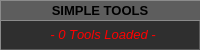
      <widget class="QWidget" name="wgSimpleTools" native="true">
       <property name="minimumSize">
        <size>
         <width>0</width>
         <height>50</height>
        </size>
       </property>
       <property name="maximumSize">
        <size>
         <width>16777215</width>
         <height>50</height>
        </size>
       </property>
       <property name="styleSheet">
        <string notr="true">border-style: outset;
border-width: 1px;
border-color: rgb(93, 93, 93);</string>
       </property>
       <layout class="QHBoxLayout" name="horizontalLayout_19">
        <property name="spacing">
         <number>0</number>
        </property>
        <property name="leftMargin">
         <number>0</number>
        </property>
        <property name="topMargin">
         <number>0</number>
        </property>
        <property name="rightMargin">
         <number>0</number>
        </property>
        <property name="bottomMargin">
         <number>0</number>
        </property>
        <item>
         <layout class="QVBoxLayout" name="verLaySimpleTools" stretch="0">
          <property name="spacing">
           <number>0</number>
          </property>
          <property name="leftMargin">
           <number>0</number>
          </property>
          <property name="topMargin">
           <number>0</number>
          </property>
          <property name="rightMargin">
           <number>0</number>
          </property>
          <property name="bottomMargin">
           <number>0</number>
          </property>
          <item>
           <widget class="QWidget" name="wgSimpleTools_2" native="true">
            <property name="styleSheet">
             <string notr="true">background-color: rgb(47, 47, 47);</string>
            </property>
            <layout class="QHBoxLayout" name="horizontalLayout_20">
             <property name="spacing">
              <number>0</number>
             </property>
             <property name="leftMargin">
              <number>0</number>
             </property>
             <property name="topMargin">
              <number>0</number>
             </property>
             <property name="rightMargin">
              <number>0</number>
             </property>
             <property name="bottomMargin">
              <number>0</number>
             </property>
             <item>
              <layout class="QVBoxLayout" name="verLaySimpleTools_2">
               <property name="spacing">
                <number>0</number>
               </property>
               <property name="leftMargin">
                <number>0</number>
               </property>
               <property name="topMargin">
                <number>0</number>
               </property>
               <property name="rightMargin">
                <number>0</number>
               </property>
               <property name="bottomMargin">
                <number>0</number>
               </property>
               <item>
                <widget class="QLabel" name="lblGridSimpleTools">
                 <property name="minimumSize">
                  <size>
                   <width>0</width>
                   <height>20</height>
                  </size>
                 </property>
                 <property name="maximumSize">
                  <size>
                   <width>16777215</width>
                   <height>20</height>
                  </size>
                 </property>
                 <property name="font">
                  <font>
                   <pointsize>10</pointsize>
                   <weight>75</weight>
                   <bold>true</bold>
                   <underline>false</underline>
                  </font>
                 </property>
                 <property name="styleSheet">
                  <string notr="true">background-color: rgb(93, 93, 93);
border-width: 1px;
</string>
                 </property>
                 <property name="text">
                  <string>SIMPLE TOOLS</string>
                 </property>
                 <property name="alignment">
                  <set>Qt::AlignCenter</set>
                 </property>
                </widget>
               </item>
               <item>
                <widget class="QWidget" name="wgSimpleTools_3" native="true">
                 <property name="styleSheet">
                  <string notr="true"/>
                 </property>
                 <layout class="QHBoxLayout" name="horizontalLayout_21">
                  <property name="spacing">
                   <number>0</number>
                  </property>
                  <property name="leftMargin">
                   <number>0</number>
                  </property>
                  <property name="topMargin">
                   <number>0</number>
                  </property>
                  <property name="rightMargin">
                   <number>0</number>
                  </property>
                  <property name="bottomMargin">
                   <number>0</number>
                  </property>
                  <item>
                   <layout class="QVBoxLayout" name="verLaySimpleTools_3">
                    <property name="spacing">
                     <number>0</number>
                    </property>
                    <property name="leftMargin">
                     <number>10</number>
                    </property>
                    <property name="topMargin">
                     <number>4</number>
                    </property>
                    <property name="rightMargin">
                     <number>4</number>
                    </property>
                    <property name="bottomMargin">
                     <number>4</number>
                    </property>
                    <item alignment="Qt::AlignTop">
                     <widget class="QLabel" name="lblLoadedSimpleTools">
                      <property name="minimumSize">
                       <size>
                        <width>0</width>
                        <height>20</height>
                       </size>
                      </property>
                      <property name="maximumSize">
                       <size>
                        <width>16777209</width>
                        <height>20</height>
                       </size>
                      </property>
                      <property name="font">
                       <font>
                        <pointsize>10</pointsize>
                        <weight>50</weight>
                        <italic>true</italic>
                        <bold>false</bold>
                        <strikeout>false</strikeout>
                        <stylestrategy>PreferDefault</stylestrategy>
                        <kerning>false</kerning>
                       </font>
                      </property>
                      <property name="styleSheet">
                       <string notr="true">color: rgb(255, 0, 0);
border-width: 0;</string>
                      </property>
                      <property name="text">
                       <string>- 0 Tools Loaded -</string>
                      </property>
                      <property name="alignment">
                       <set>Qt::AlignCenter</set>
                      </property>
                     </widget>
                    </item>
                   </layout>
                  </item>
                 </layout>
                </widget>
               </item>
              </layout>
             </item>
            </layout>
           </widget>
          </item>
         </layout>
        </item>
       </layout>
      </widget>
